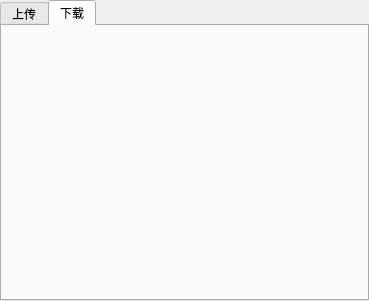
<?xml version="1.0" encoding="UTF-8"?>
<ui version="4.0">
 <class>UiTransfer</class>
 <widget class="QWidget" name="UiTransfer">
  <property name="geometry">
   <rect>
    <x>0</x>
    <y>0</y>
    <width>369</width>
    <height>301</height>
   </rect>
  </property>
  <property name="windowTitle">
   <string>Form</string>
  </property>
  <layout class="QHBoxLayout" name="horizontalLayout">
   <property name="leftMargin">
    <number>0</number>
   </property>
   <property name="topMargin">
    <number>0</number>
   </property>
   <property name="rightMargin">
    <number>0</number>
   </property>
   <property name="bottomMargin">
    <number>0</number>
   </property>
   <item>
    <widget class="QTabWidget" name="tabWidget">
     <property name="currentIndex">
      <number>1</number>
     </property>
     <widget class="UiUpload" name="tabUpload">
      <attribute name="title">
       <string>上传</string>
      </attribute>
     </widget>
     <widget class="UiDownload" name="tabDownload">
      <attribute name="title">
       <string>下载</string>
      </attribute>
     </widget>
    </widget>
   </item>
  </layout>
 </widget>
 <customwidgets>
  <customwidget>
   <class>UiDownload</class>
   <extends>QWidget</extends>
   <header>fend/uitransfer/UiDownload.h</header>
   <container>1</container>
  </customwidget>
  <customwidget>
   <class>UiUpload</class>
   <extends>QWidget</extends>
   <header>fend/uitransfer/UiUpload.h</header>
   <container>1</container>
  </customwidget>
 </customwidgets>
 <resources/>
 <connections/>
</ui>
